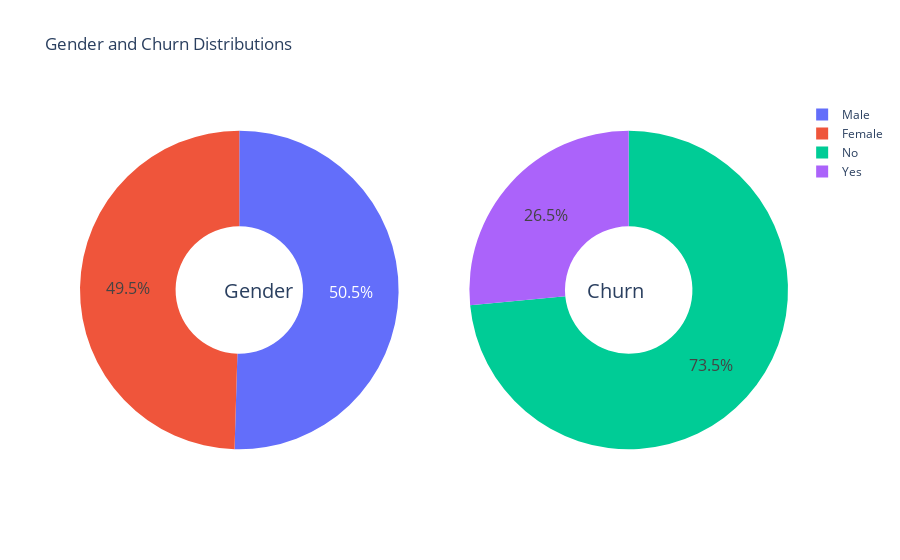

Notebook cell for this chart:
### Code cell
# Function to determine the Gender based Distribution of Churn
def genderChurn():

    # Data Visualization
    g_labels = ['Male', 'Female']
    c_labels = ['No', 'Yes']

    # Create subplots: use 'domain' type for Pie subplot
    fig = make_subplots(rows=1, cols=2, specs=[[{'type':'domain'}, {'type':'domain'}]])
    fig.add_trace(go.Pie(labels=g_labels, values=telco['Gender'].value_counts(), name="Gender"),
              1, 1)
    fig.add_trace(go.Pie(labels=c_labels, values=telco['Churn_Value'].value_counts(), name="Churn"),
              1, 2)

    # Use `hole` to create a donut-like pie chart
    fig.update_traces(hole=.4, hoverinfo="label+percent+name", textfont_size=16)

    fig.update_layout(
    title_text="Gender and Churn Distributions",
    # Add annotations in the center of the donut pies.
    annotations=[dict(text='Gender', x=0.20, y=0.5, font_size=20, showarrow=False),
                 dict(text='Churn', x=0.80, y=0.5, font_size=20, showarrow=False)])
    fig.show()


# Call Function
genderChurn()

### Figure 1 — Plotly figure (JSON) as saved in the notebook; plotly's stock layout.template omitted (floating-point values rounded to 4 significant figures)
{"data": [{"domain": {"x": [0, 0.45], "y": [0, 1]}, "hole": 0.4, "hoverinfo": "label+percent+name", "labels": ["Male", "Female"], "name": "Gender", "textfont": {"size": 16}, "type": "pie", "values": [3555, 3488]}, {"domain": {"x": [0.55, 1], "y": [0, 1]}, "hole": 0.4, "hoverinfo": "label+percent+name", "labels": ["No", "Yes"], "name": "Churn", "textfont": {"size": 16}, "type": "pie", "values": [5174, 1869]}], "layout": {"annotations": [{"font": {"size": 20}, "showarrow": false, "text": "Gender", "x": 0.2, "y": 0.5}, {"font": {"size": 20}, "showarrow": false, "text": "Churn", "x": 0.8, "y": 0.5}], "title": {"text": "Gender and Churn Distributions"}}}
